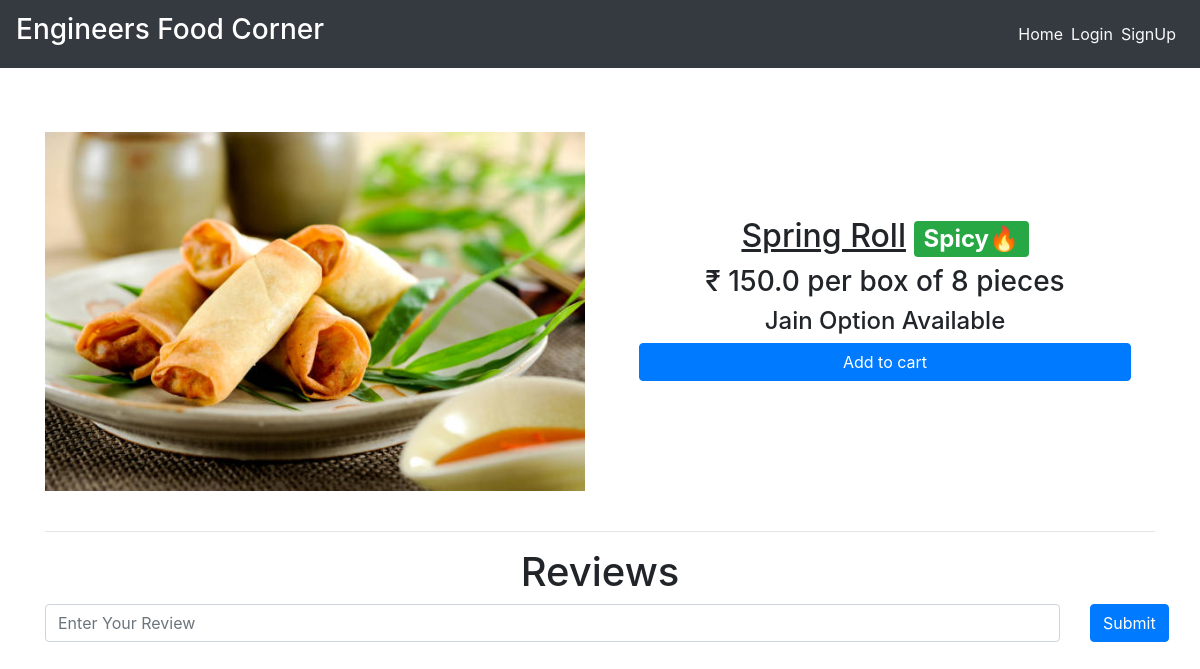
The page /dishes/Bikas_Kumar on the database its author committed.
### main/models.py (models this page shows, shortened)
class Item(models.Model):
    LABELS = (
        ('BestSeller', 'BestSeller'),
        ('New', 'New'),
        ('Spicy🔥', 'Spicy🔥'),
    )
    LABEL_COLOUR = (
        ('danger', 'danger'),
        ('success', 'success'),
        ('primary', 'primary'),
        ('info', 'info')
    )
    title = models.CharField(max_length=150)
    description = models.CharField(max_length=250,blank=True)
    price = models.FloatField()
    pieces = models.IntegerField(default=6)
    instructions = models.CharField(max_length=250,default="Jain Option Available")
    image = models.ImageField(default='default.png', upload_to='images/')
    labels = models.CharField(max_length=25, choices=LABELS, blank=True)
    label_colour = models.CharField(max_length=15, choices=LABEL_COLOUR, blank=True)
    slug = models.SlugField(default="sushi_name")
    created_by = models.ForeignKey(User, on_delete=models.CASCADE)

### main/views.py (the view)
# urls.py: path('dishes/<slug>', views.menuDetail, name='dishes'),
def menuDetail(request, slug):
    item = Item.objects.filter(slug=slug).first()
    reviews = Reviews.objects.filter(rslug=slug).order_by('-id')[:7]
    context = {
        'item' : item,
        'reviews' : reviews,
    }
    return render(request, 'main/dishes.html', context)

### main/templates/main/dishes.html (shortened to what this page needs)
{% extends "main/layout.html" %}
{% block content %}
<div class="dishes">
  <main class="mt-3 pt-4 main">
    <div class="container dark-grey-text">
      <div class="row wow fadeIn">
        <div class="col-md-6 mb-4">
          <img src="{{ item.image.url }}" class="img-fluid mt-4" alt="">
        </div>
        <div class="col-md-6 mb-4 information">
          <div class="p-4 content">
            <div class="mt-0">
                <h2><u>{{ item.title }}</u><span class="badge badge-{{ item.label_colour }} ml-2">{{ item.labels }}</span></h2>
            </div>
            <div class="lead">
              <h3>₹ {{ item.price }} per box of {{ item.pieces}} pieces</h3>
              <h4>{{ item.instructions }}</h4>
            </div>
            <a href="{% url 'main:add-to-cart' item.slug %}" class="btn btn-primary btn-md my-0 p">Add to cart</a>
          </div>
        </div>
      </div>
      <hr>
    </div>
  </main>
  <div class="container">
    <h1 class="text-center">Reviews</h1>
    <form action="{% url 'main:add_reviews' %}" method="POST" class="mb-3">
      <div class="row">
        <div class="col-sm-11">
          <input type="text" name="review" class="form-control" placeholder="Enter Your Review">
        </div>
        <div class="col-sm-1">
          <button type="submit" class="btn btn-primary">Submit</button>
        </div>
      </div>
    </form>
  </div>
</div>
{% endblock content %}

### main/static/main/styles.css (style rules this page uses)
.dishes .main .container .row img { max-width: 540px; max-height: 450px; width: fit-content; }
.dishes .main .container .row .content { display: flex; flex-direction: column; text-align: center; justify-content: center; }
.dishes .main .container .row .information { display: flex; flex-direction: column; text-align: center; justify-content: center; }

### rows shown on the page
Item: image (picture), title "Spring Roll", labels "Spicy🔥", price "150.0", pieces "8", instructions "Jain Option Available"
